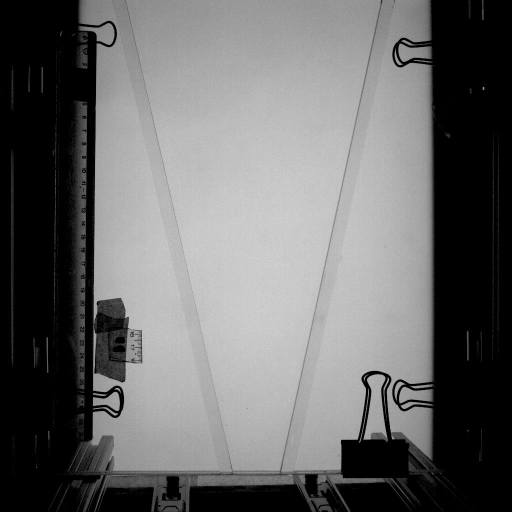
#> input picture dataset/silovacio.png, 1024 x 1024 px (shown at 1/2 size)
$ python imagegenerator.py
#> lines starting #> are read from the running program, lines starting #| are printed output that depends on the picture
# -*- coding: utf-8 -*-

import cv2
import numpy as np
import math
import random
import yaml
import os
#from google.colab.patches import cv2_imshow

def mindist(x,y):
  min = float('inf')
  if len(x):
    for i in x:
      dist = math.sqrt((i.object_x_center-y[0])**2+(i.object_y_center-y[1])**2)
      if dist < min:
        min = dist
  return min

class yolo_object:
  def __init__(self, yolo_class, object_x_center, object_y_center,object_x_width, object_y_width):
    self.yolo_class = yolo_class
    self.object_x_center = object_x_center
    self.object_y_center = object_y_center
    self.object_x_width = object_x_width
    self.object_y_width = object_y_width

silovacio = cv2.imread('silovacio.png', cv2.IMREAD_UNCHANGED) # b = bola bs = bola sombreada
#> silovacio is the input picture: shape (1024, 1024, 4); mean B, G, R, A 105.4, 105.4, 105.4, 255
b1 = cv2.imread('bola1.png', cv2.IMREAD_UNCHANGED)
b2 = cv2.imread('bola2.png', cv2.IMREAD_UNCHANGED)
b3 = cv2.imread('bola3.png', cv2.IMREAD_UNCHANGED)
b4 = cv2.imread('bola4.png', cv2.IMREAD_UNCHANGED)
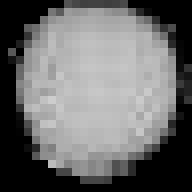
#> input picture dataset/bola4.png, 24 x 24 px (shown 8 times larger)
#> b4 is the input picture: shape (24, 24, 4); mean B, G, R, A 107.3, 107.3, 107.3, 182.8
b5 = cv2.imread('bola5.png', cv2.IMREAD_UNCHANGED)
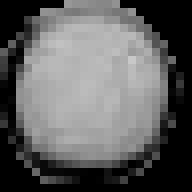
#> input picture dataset/bola5.png, 24 x 24 px (shown 8 times larger)
#> b5 is the input picture: shape (24, 24, 4); mean B, G, R, A 95.7, 95.7, 95.7, 189.9
b6 = cv2.imread('bola6.png', cv2.IMREAD_UNCHANGED)
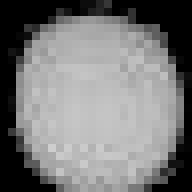
#> input picture dataset/bola6.png, 24 x 24 px (shown 8 times larger)
#> b6 is the input picture: shape (24, 24, 4); mean B, G, R, A 120.6, 120.6, 120.6, 203.6
b7 = cv2.imread('bola7.png', cv2.IMREAD_UNCHANGED)
b8 = cv2.imread('bola8.png', cv2.IMREAD_UNCHANGED)
b9 = cv2.imread('bola9.png', cv2.IMREAD_UNCHANGED)
b10 = cv2.imread('bola10.png', cv2.IMREAD_UNCHANGED)
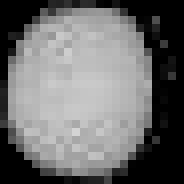
#> input picture dataset/bola10.png, 23 x 23 px (shown 8 times larger)
#> b10 is the input picture: shape (23, 23, 4); mean B, G, R, A 108.3, 108.3, 108.3, 196.2
b11 = cv2.imread('bola11.png', cv2.IMREAD_UNCHANGED)
b12 = cv2.imread('bola12.png', cv2.IMREAD_UNCHANGED)

bs1 = cv2.imread('bolasombreada1.png', cv2.IMREAD_UNCHANGED)
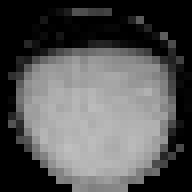
#> input picture dataset/bolasombreada1.png, 24 x 24 px (shown 8 times larger)
#> bs1 is the input picture: shape (24, 24, 4); mean B, G, R, A 85, 85, 85, 186.8
bs2 = cv2.imread('bolasombreada2.png', cv2.IMREAD_UNCHANGED)
bs3 = cv2.imread('bolasombreada3.png', cv2.IMREAD_UNCHANGED)
bs4 = cv2.imread('bolasombreada4.png', cv2.IMREAD_UNCHANGED)
bs5 = cv2.imread('bolasombreada5.png', cv2.IMREAD_UNCHANGED)
bs6 = cv2.imread('bolasombreada6.png', cv2.IMREAD_UNCHANGED)
bs7 = cv2.imread('bolasombreada7.png', cv2.IMREAD_UNCHANGED)
bs8 = cv2.imread('bolasombreada8.png', cv2.IMREAD_UNCHANGED)

bolas = [b1,b2,b3,b4,b5,b6,b7,b8,b9,b10,b11,b12]
bolas_classes = [0,1,0,0,0,0,1,0,0,0,0,1]

bolas_sombreadas = [bs1,bs2,bs3,bs4,bs5,bs6,bs7,bs8]
bolas_sombreadas_classes = [0,0,0,1,1,0,0,0]

image_x = silovacio.shape[1]
#> image_x = 1024
image_y = silovacio.shape[0]
#> image_y = 1024

proximity = 15/image_x
#> proximity = 0.0146
min_balls = 75
max_balls = 200
train_amount = 300
valid_amount = 50

#os.rmdir('train')
#os.rmdir('valid')
#os.rmdir('test')
os.mkdir('train')
os.chdir('train')
os.mkdir('labels')
os.mkdir('images')
os.chdir("../")
os.mkdir('valid')
os.chdir('valid')
os.mkdir('labels')
os.mkdir('images')
os.chdir("../")
os.mkdir('test')
os.chdir('test')
os.mkdir('labels')
os.mkdir('images')
os.chdir("../")

y_max = 920
y_min = 30

contour = np.array([[475,y_max],[550,y_max],[740,y_min],[270,y_min]])
contour = contour.reshape((-1,1,2)).astype(np.int32)

contoursombra = np.array([[475,y_max],[550,y_max],[595,770],[430,770]])
contoursombra = contoursombra.reshape((-1,1,2)).astype(np.int32)

for i in range(train_amount):

  silo = silovacio.copy()

  positions = []

  N = 0
  balls_amount = random.randrange(min_balls,max_balls)
  while N < balls_amount:

    x_center = random.randrange(silo.shape[1]//4, silo.shape[1]*3//4)
    y_center = random.randrange(y_min, y_max)


    if((cv2.pointPolygonTest(contour,(x_center,y_center),True) > 0) and (mindist(positions,(x_center/image_x,y_center/image_y)) > proximity)):
      if(cv2.pointPolygonTest(contoursombra,(x_center,y_center),True) < 0):
        index = random.randrange(len(bolas))
        bola = bolas[index]
#> (the run stopped early here; a loop or call above may not have finished)
